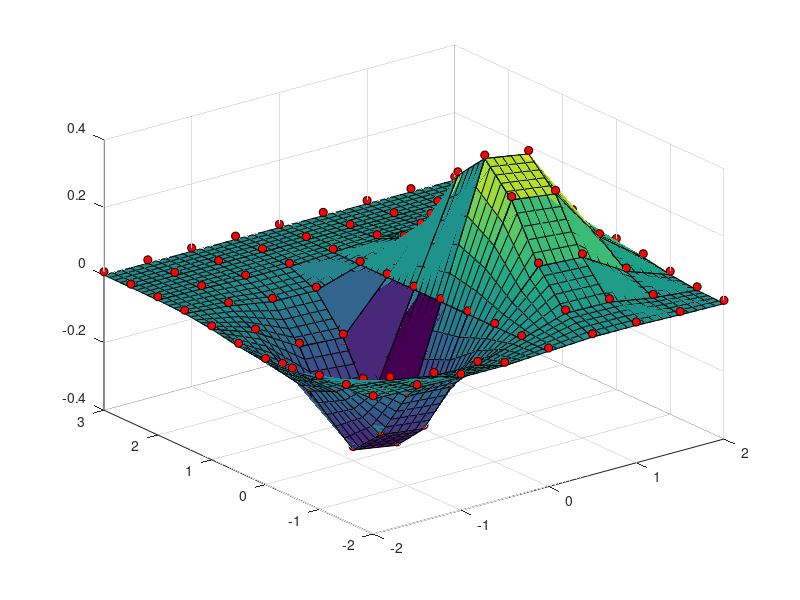

This figure's MATLAB source: (Note: this script raises an error after producing the figure.)
%DC Motor System Identification
%TOOLBOX cftool()
%interpolation 
%interp1()
% x = linspace(0, 2*pi, 40);
% x_m = x;
% x_m([11:13, 28:30]) = NaN;
% y_m = sin(x_m);
% plot(x_m, y_m,'ro','MarkerFaceColor','r');
% xlim([0,2*pi]);
% ylim([-1.2,1.2]);
% box on;
% set(gca, 'FontName', 'Symbol', 'FontSize', 16);
% set(gca, 'XTick', 0:pi/2:2*pi);
% set(gca, 'XTickLabel', {'0','p/2','p','3p/2','2p'});
% m_i = ~isnan(x_m);
% y_i = interp1(x_m(m_i),y_m(m_i),x);
% hold on;
% plot(x,y_i,'-b','LineWidth',2);
% hold off;

%Spline Interpolation
% x = linspace(0, 2*pi, 40);
% x_m = x;
% x_m([11:13, 28:30]) = NaN;
% y_m = sin(x_m);
% plot(x_m, y_m,'ro','MarkerFaceColor','r');
% xlim([0,2*pi]);
% ylim([-1.2,1.2]);
% box on;
% set(gca, 'FontName', 'Symbol', 'FontSize', 16);
% set(gca, 'XTick', 0:pi/2:2*pi);
% set(gca, 'XTickLabel', {'0','p/2','p','3p/2','2p'});
% m_i = ~isnan(x_m);
% y_i = spline(x_m(m_i),y_m(m_i),x);
% hold on;
% plot(x,y_i,'-g','LineWidth',2);
% hold off;
% h = legend('Original','Linear','Spine');
% set(h,'FontName','Times New Roman');

%Exercise
% x_ft = [0 0.25 0.75 1.25 1.5 1.75 1.875 2 2.125 2.25];
% y_ft = [1.2 1.18 1.1 1 0.92 0.8 0.7 0.55 0.35 0];
% x=linspace(0,2.25);
% y1=interp1(x_ft,y_ft,x);
% y2=interp1(x_ft,y_ft,x,'cubic');
% y3=interp1(x_ft,y_ft,x,'spline');
% hold on
% subplot(2,2,1); plot(x,y1,'-k','LineWidth',1.5);xlim([0,2.25]);    %需要画在一个图框中，就把subplot(2,2,i)部分删掉
% subplot(2,2,2); plot(x,y2,'--r','LineWidth',1.5);xlim([0,2.25]);
% subplot(2,2,3); plot(x,y3,'-.c','LineWidth',1.5);xlim([0,2.25]);
% subplot(2,2,4); plot(x_ft,y_ft,'og','LineWidth',1.5);xlim([0,2.25]);
% hold off

%Cubic Spline vs Hermite Polynomial
% x = -3:3;
% y = [-1 -1 -1 0 1 1 1];
% t = -3:.01:3;
% s = spline(x,y,t);
% p = pchip(x,y,t);
% hold on;
% plot(t,s,':g','LineWidth',2);
% plot(t,p,'--b','LineWidth',2);
% plot(x,y,'ro','MarkerFaceColor','r');
% hold off;
% box on;
% set(gca,'FontSize',16);
% h = legend('Original','Spline','Hermite');

%2D interpolation
xx = -2:.5:2;
yy = -2:.5:3;
[X,Y] = meshgrid(xx,yy);
Z = X.*exp(-X.^2-Y.^2);
surf(X,Y,Z);
hold on;
plot3(X,Y,Z+0.01,'ok','MarkerFaceColor','r')
xx_i = -2:.1:2;
yy_i = -2:.1:3;
[X_i,Y_i] = meshgrid(xx_i,yy_i);
Z_i = interp2(xx,yy,Z,X_i,Y_i);
surf(X_i,Y_i,Z_i);
hold on;
plot3(X,Y,Z+0.01,'OK','MarkerFaceColor','r')
Z_c = interp2(xx,yy,Z,X_i,Y_i,'cubic');
surf(X_i,Y_i,Z_c);
hold on;
plot3(X,Y,Z+0.01,'ok','MarkerFaceColor','r');
hold off;